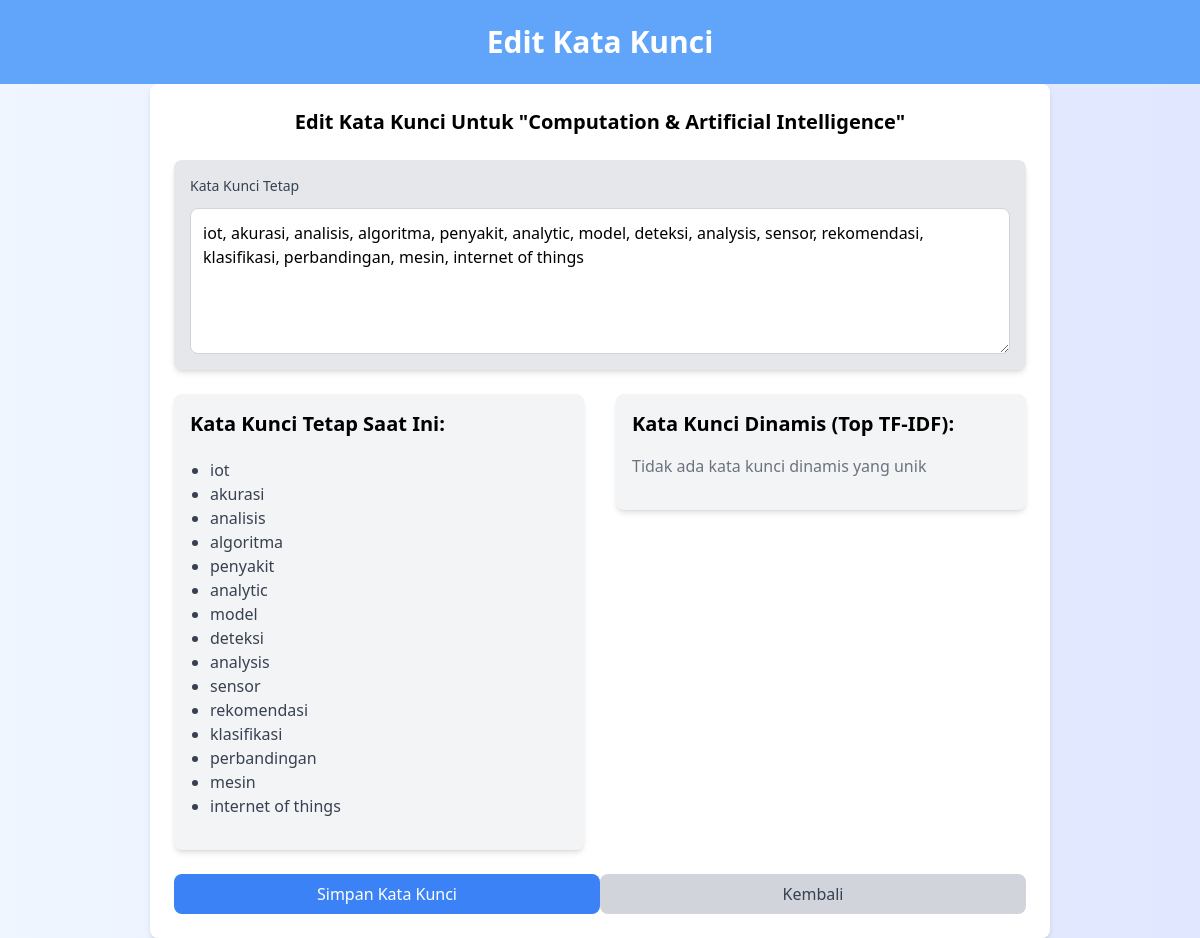
The page /edit_keywords/3/ on the database as committed earlier.
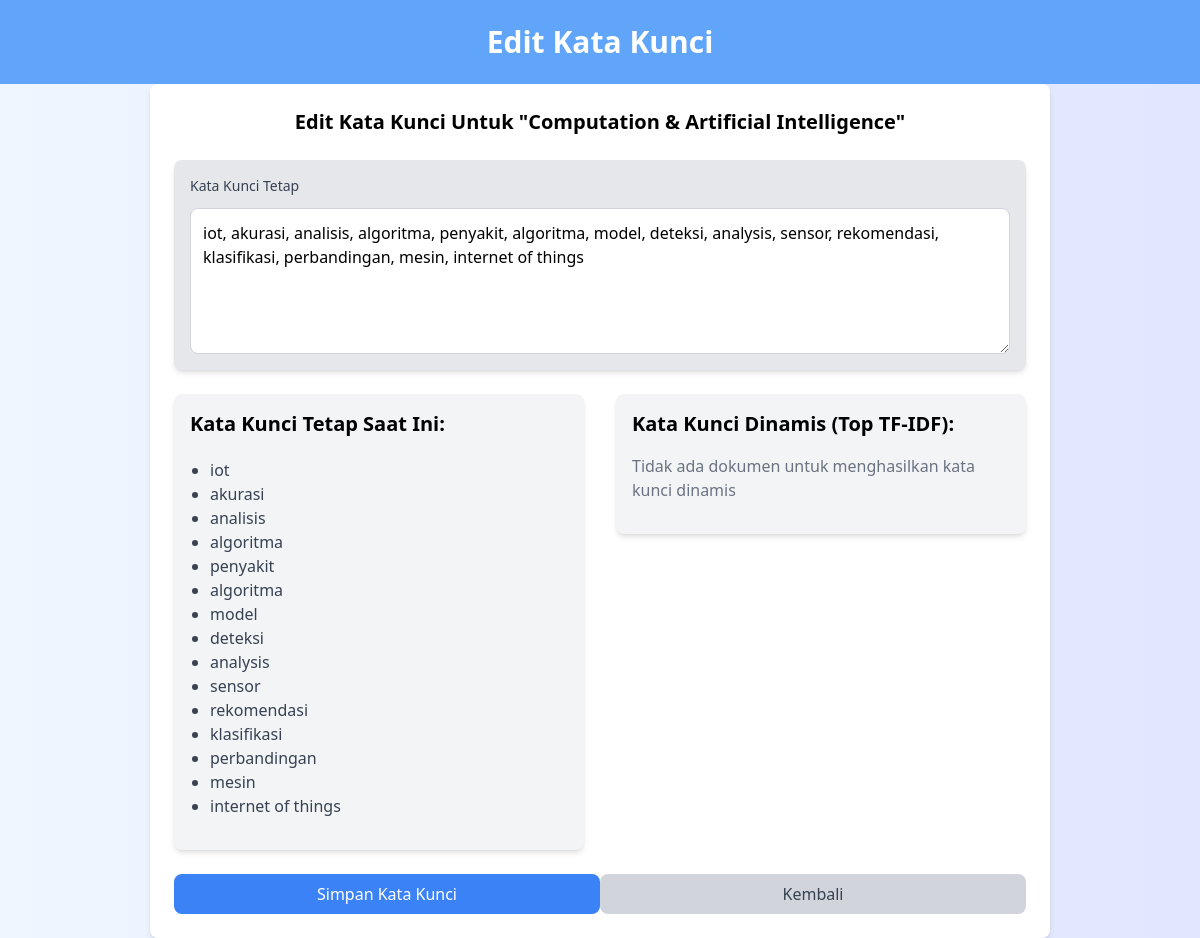
The same page on the database as committed later.
### fileupload/models.py (models this page shows, shortened)
class Theme(models.Model):
    name = models.CharField(max_length=255)
    fixed_keywords = models.TextField(blank=True, null=True)
    dynamic_keywords = models.TextField(blank=True, null=True)
    def get_fixed_keywords(self):
        return [k.strip() for k in self.fixed_keywords.split(',')] if self.fixed_keywords else []

### fileupload/views.py (the view, shortened to what this page needs)
# urls.py: path('edit_keywords/<int:theme_id>/', views.edit_keywords_view, name='edit_keywords'),
def edit_keywords_view(request, theme_id):
    theme = get_object_or_404(Theme, id=theme_id)
    processor = TextProcessor()
    theme_docs = ProcessedDocument.objects.filter(theme=theme.name)
    doc_texts = [doc.cleaned_text for doc in theme_docs]
    top_terms = processor.calculate_top_terms(doc_texts, theme.name) if doc_texts else []
    if request.method == 'POST':
        form = ThemeForm(request.POST, instance=theme)
        if form.is_valid():
            try:
                fixed_keywords_input = form.cleaned_data['fixed_keywords']
                fixed_keywords = [k.strip() for k in fixed_keywords_input.split(',') if k.strip()]
                if len(fixed_keywords) != 15:
                    messages.error(request, "Harus ada tepat 15 kata kunci tetap")
                    return render(request, 'edit_keywords.html', {
                        'form': form,
                        'theme': theme,
                        'current_fixed_keywords': theme.get_fixed_keywords(),
                        'dynamic_keywords': top_terms,
                    })
                theme.set_fixed_keywords(fixed_keywords)
                if top_terms:
                    fixed_set = set(k.lower() for k in fixed_keywords)
                    dynamic_terms = []
                    for term, _ in top_terms:
                        if (term.lower() not in fixed_set and
                            len(dynamic_terms) < 5):
                            dynamic_terms.append(term)
                    theme.set_dynamic_keywords(dynamic_terms)
                theme.save()
                messages.success(request, 'Kata kunci berhasil diperbarui!')
                return redirect('top_terms')
            except ValueError as e:
                messages.error(request, str(e))
            except Exception as e:
                messages.error(request, f"Terjadi kesalahan: {str(e)}")
    else:
        form = ThemeForm(instance=theme)
    dynamic_keywords = []
    return render(request, 'edit_keywords.html', {
        'form': form,
        'theme': theme,
        'current_fixed_keywords': theme.get_fixed_keywords(),
        'dynamic_keywords': dynamic_keywords,
        'has_documents': bool(doc_texts),
    })

### fileupload/forms.py (shortened to what this page needs)
class ThemeForm(forms.ModelForm):
    class Meta:
        model = Theme
        fields = ['fixed_keywords']
        widgets = {
            'fixed_keywords': forms.Textarea(attrs={
                'class': 'border-gray-300 rounded-md shadow-sm w-full p-2',
                'rows': 5,
                'placeholder': 'Enter exactly 15 keywords separated by commas'
            })
        }

### fileupload/utils.py (called while the page is built)
    def calculate_top_terms(self, documents: List[str], theme_name: str) -> List[Tuple[str, float]]:
        try:
            if not documents:
                return []
            tfidf_matrix = self.vectorizer.fit_transform(documents)
            feature_names = self.vectorizer.get_feature_names_out()
            avg_scores = tfidf_matrix.mean(axis=0).A1
            top_terms = sorted(
                zip(feature_names, avg_scores),
                key=lambda x: x[1],
                reverse=True
            )[:5]
            return top_terms
        except Exception as e:
            print(f"Error calculating TF-IDF for theme {theme_name}: {e}")
            return []

### fileupload/templates/edit_keywords.html (shortened to what this page needs)
<!DOCTYPE html>
<html lang="en">
<head>
    <script src="https://cdn.tailwindcss.com"></script>
</head>
<body class="bg-gradient-to-r from-blue-50 to-indigo-100">
    <div class="bg-blue-400 text-white p-6">
        <h1 class="text-3xl font-bold text-center">Edit Kata Kunci</h1>
    </div>
    <div class="flex justify-center">
        <div class="w-full md:w-3/4 p-6 bg-white shadow-md rounded-lg">
            <form method="POST">
                <h1 class="text-xl mb-6 font-bold text-center">Edit Kata Kunci Untuk "{{ theme.name }}"</h1>
                <div class="mb-6 bg-gray-200 p-4 rounded-lg shadow-md">
                    <label for="id_fixed_keywords" class="block text-sm mb-3 font-medium text-gray-700">Kata Kunci Tetap</label>
                    <textarea name="fixed_keywords" id="id_fixed_keywords" rows="5" required class="block w-full p-3 border border-gray-300 rounded-lg" placeholder="Masukkan kata kunci yang dipisahkan dengan koma">{{ form.fixed_keywords.value|default:'' }}</textarea>
                </div>
                <div class="flex space-x-8 mb-6">
                    <div class="w-1/2">
                        <div class="p-4 bg-gray-100 rounded-lg shadow-md">
                            <h2 class="text-xl mb-5 font-semibold">Kata Kunci Tetap Saat Ini:</h2>
                            <ul class="list-disc pl-5 mb-4">
                                {% for keyword in current_fixed_keywords %}
                                    <li class="text-gray-700">{{ keyword }}</li>
                                {% endfor %}
                            </ul>
                        </div>
                    </div>
                    <div class="w-1/2">
                        <div class="p-4 bg-gray-100 rounded-lg shadow-md">
                            <h2 class="text-xl font-semibold mb-4">Kata Kunci Dinamis (Top TF-IDF):</h2>
                            <ul class="mb-4">
                                {% if has_documents %}
                                    {% if dynamic_keywords %}
                                        {% for term, score in dynamic_keywords %}
                                            <li class="flex justify-between items-center py-1">
                                                <span class="text-l text-gray-700 font-medium">{{ term }}</span>
                                                <span class="text-gray-500 text-sm">Score: {{ score }}</span>
                                            </li>
                                        {% endfor %}
                                    {% else %}
                                        <li class="text-gray-500">Tidak ada kata kunci dinamis yang unik</li>
                                    {% endif %}
                                {% else %}
                                    <li class="text-gray-500">Tidak ada dokumen untuk menghasilkan kata kunci dinamis</li>
                                {% endif %}
                            </ul>
                        </div>
                    </div>
                </div>
                <div class="flex justify-between mt-4">
                    <button type="submit" class="w-full bg-blue-500 text-white py-2 px-4 rounded-lg hover:bg-blue-400 transition">Simpan Kata Kunci</button>
                    <a href="{% url 'top_terms' %}" class="w-full bg-gray-300 text-gray-700 py-2 px-4 rounded-lg hover:bg-gray-400 transition text-center">Kembali</a>
                </div>
            </form>
        </div>
    </div>
</body>
</html>

Rows that differ between the two databases and show on the page:
changed Theme "Computation & Artificial Intelligence": fixed_keywords "iot, akurasi, analisis, algoritma, penyakit, analytic, model, deteksi, analysis, sensor, rekomendasi, klasifikasi, perbandingan, mesin, internet of things" → "iot, akurasi, analisis, algoritma, penyakit, algoritma, model, deteksi, analysis, sensor, rekomendasi, klasifikasi, perbandingan, mesin, internet of things"
Other text that changed with them:
new list line: "algoritma"
text no longer shown: "Tidak ada kata kunci dinamis yang unik"
text now shown: "Tidak ada dokumen untuk menghasilkan kata kunci dinamis"
list line gone: "analytic"
